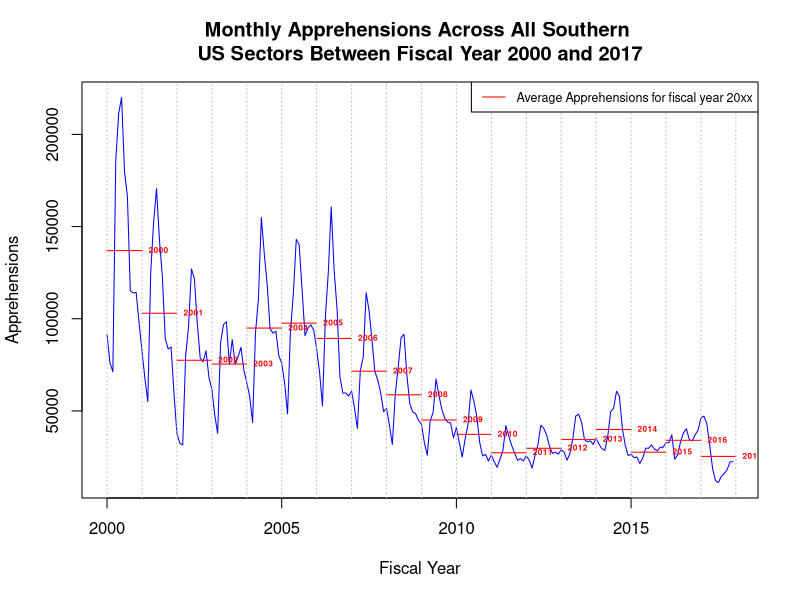

Write the R code that produced this figure.
# Load the data
PB2010 <- read.csv('./Data/BP Apprehensions 2010.csv')
PB2017 <- read.csv('./Data/PB Apprehensions 2017.csv')
monthly <- read.csv('./Data/PB monthly summaries.csv')

# Clean the data (the goal is to eliminate the extra row and column of the dataset, and also to change format of the data)
PB2017 <- PB2017[,-14]
PB2017 <- PB2017[-10,]
PB2017 <- cbind(Sector=PB2010$Sector,as.data.frame(sapply(PB2017[2:ncol(PB2017)],function(x){as.integer(gsub(',','',x))})))

# Save cleaned data
saveRDS(PB2010,file="./Data/PB Apprehensions 2010.rds")
saveRDS(PB2017,file='./Data/PB Apprehensions 2017.rds')
saveRDS(monthly,file='./Data/PB monthly summaries.rds')



# PART A plots

# Compare by month

# write a function that would produce barplots by month
# PB1 and PB2 should be dataframes, and the function is designed to let PB2010 = PB1 and PB2017 = PB2
# n should be a string that indicates the month of the graph


month_graph <- function(PB1,PB2,n){
    month <- c('October','November','December','January','Feburary','March','April','May','June','July','August',
               'September')
    time <- which(month==n)
    par(mar=c(5, 4, 4, 7), xpd=TRUE) # adjustments for the barplot
    barplot(as.matrix(rbind(PB1[,time+1],PB2[,time+1])),col=c('red','orange'),xlab='Month',ylab='Number of Apprehensions',
            main=paste('Total Number of Apprehensions in', n,sep = ' '), names.arg = PB1[,1],
            beside = TRUE,las=2,cex.names = 0.5)
    legend("topright", inset=c(-0.15,0),
           legend = c('2010','2017'), cex=0.7,
           fill = c("red", "orange"))
}


# Compare by sector

# write a function that would produce barplots by sector
# PB1 and PB2 should be dataframes, and the functions is designed to take PB2010 as PB1 and PB2017 as PB2
# n should be a string that indicates the sector of the graph

sector_graph <- function(PB1,PB2,n){
    sector <- as.character(PB2010$Sector)
    s <- which(sector==n)
    par(mar=c(5, 4, 4, 7), xpd=TRUE)
    barplot(as.matrix(rbind(PB1[s,2:13],PB2[s,2:13])),col=c('green','blue'),ylab='Number of Apprehensions',
            main=paste('Total Number of Apprehensions in',n,sep = ' '),cex.names=0.9,
            beside = TRUE, las=2)
    legend("topright",inset=c(-0.15,0),
           legend = c('2010','2017'), cex=0.7,
           fill = c("green", "blue"))
}


# PART B t-test by sector

# Sector with most apprehensions in 2010
PB2010$Total <- apply(PB2010[,-1],1,sum) # calculate total apprehensions for each sector in 2010
most_2010 <- PB2010[PB2010$Total==max(PB2010$Total),2:13] # pull out values of the sector with most apprehensions
most_2010_s <- as.character(PB2010$Sector[PB2010$Total==max(PB2010$Total)]) # gives the name of the sector

# Sector with most apprehensions in 2017
PB2017$Total <- apply(PB2017[,-1],1,sum) # calculate total apprehensions for each sector in 2017
most_2017 <- PB2017[PB2017$Total==max(PB2017$Total),2:13] # pull out values of the sector with most apprehensions
most_2017_s <- as.character(PB2017$Sector[PB2017$Total==max(PB2017$Total)]) # gives the name of the sector

# Combine most apprehensions in 2010 and 2017, with 2010 data in the first column and 2017 data in the second column, and then convernt them to numeric values
most <- t(rbind(most_2010,most_2017))
most <- apply(most,2,function(x) as.numeric(as.character(x)))

# a variance test first
# the result of the test is that two samples have same variance

var.test(most[,1],most[,2]) 

# then the t-test to find out if the mean level of apprehension decreases from 2010 to 2017
# with a significance level of 0.05, we have to reject the null hypothesis and conclude that the mean level in 2010 is greater than the mean level in 2017
t.test(most[,1],most[,2],var.equal = TRUE)


# PART C t-test for three month period

# Three months periods

# write a function three_period that would return a data frame with the total number of apprehensions in 3-month period, and gives the total number of apprehenisons across all sectors in each three-month period
# 'object' should be a data frame, particularly, should be either PB2010 or PB2017

three_period <- function(object) {
  period <- data.frame() # an empty data frame first
  for (i in (1:nrow(object))) {
    for (j in (1:(ncol(object)-3))){
      period[i,j] <- object[i,j+1]+object[i,j+2]+object[i,j+3]
    }
  }
  period <- rbind(period,colSums(period))
  colnames(period) <- c('Oct-Dec','Nov-Jan','Dec-Feb','Jan-Mar','Feb-Apr','Mar-May','Apr-Jun',
                        'May-Jul','Jun-Aug','Jul-Sep')
  rownames(period) <- c(PB2017$Sector,'Total')
  period
}

t_month_2010 <- three_period(PB2010[,1:13]) # calculate the number of apprehensions in three-month periods in 2010
t_month_2017 <- three_period(PB2017[,1:13]) # calculate the number of apprehensions in three-month periods in 2017

# Find the maximum apprehension level for each year and return the time period
max_2010 <- t_month_2010[,t_month_2010[length(t_month_2010),]==max(t_month_2010[length(t_month_2010),])]
max_2017 <- t_month_2017[,t_month_2017[length(t_month_2017),]==max(t_month_2017[length(t_month_2017),])]

max_2010_period <- colnames(t_month_2010)[t_month_2010[length(t_month_2010),]==max(t_month_2010[length(t_month_2010),])] # gives the exact time period of the max level apprehension
max_2017_period <- colnames(t_month_2017)[t_month_2017[length(t_month_2017),]==max(t_month_2017[length(t_month_2017),])] # gives the exact time period of the max level apprehension

# Combine these two samples together under a new data frame
max_three <- as.data.frame(cbind(max_2010,max_2017))

# Perform a variance test first
# the result of the variance test is that two samples having the same variance

var.test(max_three$max_2010,max_three$max_2017) 

# then the t-test
# with a significance level of 0.05, we can conclude that there is no difference in means of these two samples
t.test(max_three$max_2010,max_three$max_2017,var.equal = TRUE)


# PART D time series data

# order the dataset so that values in the column 'year' is in ascending order
monthly <- monthly[order(monthly$year),]

# yearly average apprehension
monthly$mean <- apply(monthly[,-1],1,mean)

ts <- ts(as.vector(t(monthly[,2:13])),start = c(2000,1),frequency=12) # create a time series object
# note that we manually adjusted the beginning date of the time series data so that it follows the fiscal year instead of normal calendar year. More explanations in the report and slides.

# write a function for the time series plot, which would return not only the basic time series plot, but would also add multiple short lines signifying the average value for each year
tsplot <- function(ts) {
  ts.plot(ts, gpars=list(xlab="Fiscal Year", ylab="Apprehensions", lty=c(1:3)),col='blue',main='Monthly Apprehensions Across All Southern \nUS Sectors Between Fiscal Year 2000 and 2017')
  label <- as.character(seq(from=2000,to=2017))
  for (i in 1:18) {
    segments(monthly$year[i],monthly$mean[i],monthly$year[i]+1,monthly$mean[i],col='red')
    text(x=monthly$year[i]+0.9,y=monthly$mean[i],pos=4,labels=label[i],col='red',cex=0.5,font=2)
  }
  abline(v=2000:2018,col='grey',lty=3)
  legend('topright',lty=1,col='red',legend = 'Average Apprehensions for fiscal year 20xx',cex = 0.75)
}

tsplot(ts)
